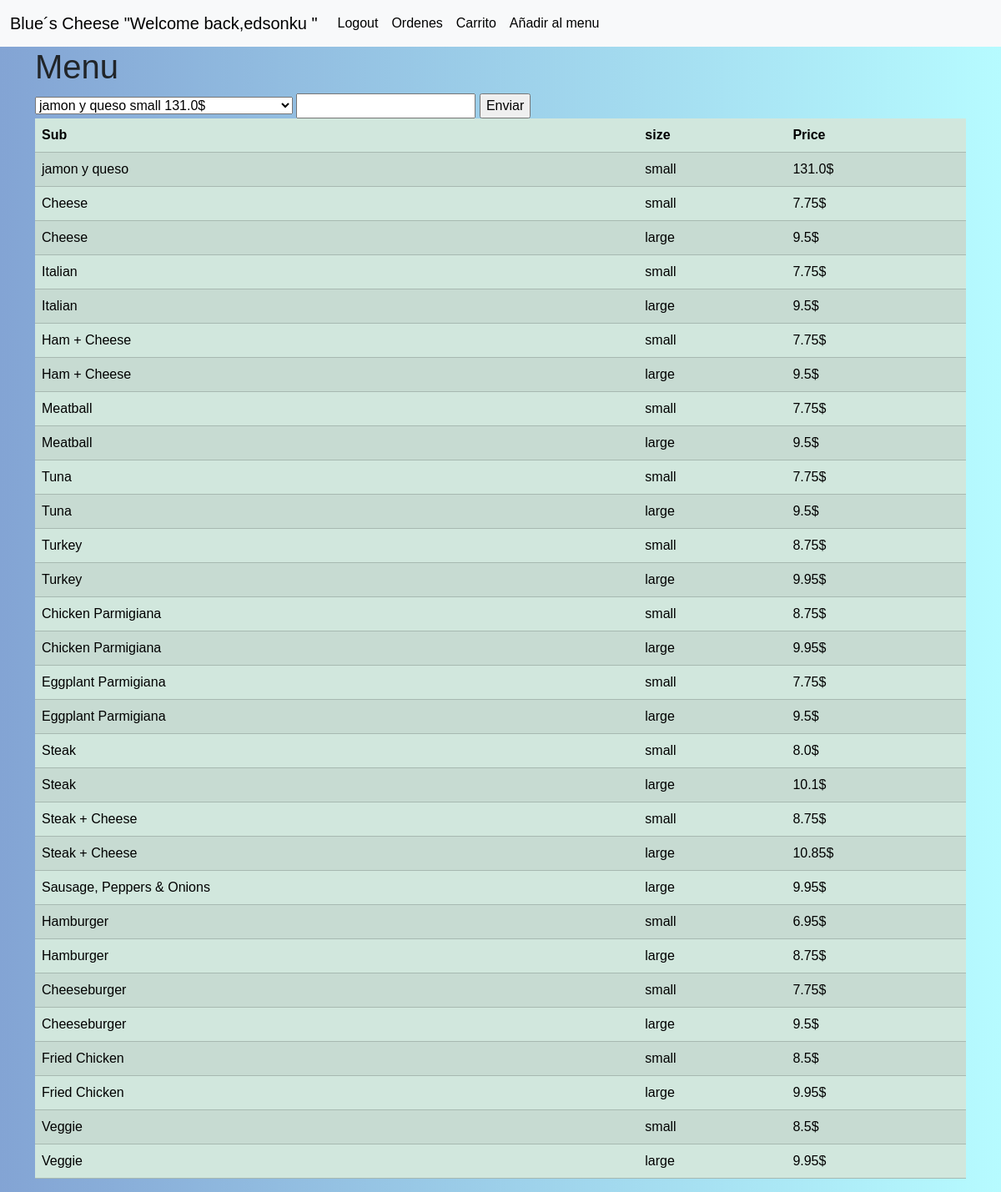
/addsub/ (signed in), run on the app's committed database.
### orders/models.py (models this page shows, shortened)
class Subs(models.Model):
    subs = models.CharField(verbose_name="Tipo de Sub", max_length=50)
    size = models.CharField(verbose_name="Tamañosub", max_length=75)
    price = models.FloatField(verbose_name="Preciosub")
    class Meta:
        verbose_name="Sub"
        verbose_name_plural="Subs"

### orders/views.py (the view)
# urls.py: path("addsub/", views.addsub, name="addsub"),
def addsub(request):
    if request.method=="POST":
        orden=getorder(request.user)
        cantidad=int(request.POST.get("cantidad"))
        id_subs=request.POST.get("sub")
        sub=Subs.objects.get(pk=id_subs)
        price=sub.price
        total_pasta=(price*cantidad)
        orden.total+=total_pasta
        orden.save()
        detallesub_O=Detallesub(orden=orden,sub=sub,cantidad=cantidad,price=sub.price)
        messages.success(request,f"Agregado al carrito")
        detallesub_O.save()
        return redirect("/")
    else:
        context = {
        "sub": Subs.objects.all() # select * from sub
    }
    return render(request, 'orders/addsub.html',context)

### orders/templates/orders/addsub.html (shortened to what this page needs)
{% extends 'base.html' %}
{% block main %}
<h1>Menu</h1>
{% if user.is_authenticated %}
<form method="post" action="{% url 'addsub' %}">
<select name="sub" id="">
    {% for x in sub%}
    <option value="{{x.pk}}">{{x.subs}}  {{x.size}}   {{x.price}}$</option>
    {%endfor%}
</select>
<input type="number" name="cantidad"  min="0">
<input type="submit" value="Enviar">
</form>
<table class="table table-success table-striped">
    <thead>
        <th>Sub</th>
<th>size</th>
        <th>Price</th>
    </thead>
    <tbody>
        {% for x in sub%}
        <tr>
            <td>{{x.subs}}</td>
            <td>{{x.size}}</td>
            <td>{{x.price}}$</td>
        </tr>
        {%endfor%}
    </tbody>
</table>
{% endif %}
{% endblock %}

### templates/base.html (shortened to what this page needs)
{% load bootstrap5 %}
<!DOCTYPE html>
<html lang="en">
<head>
  {% bootstrap_css %}
  {% load static %}
  <link rel="stylesheet" href="{% static 'style.css' %}">
</head>
<body>
  <nav class="navbar navbar-expand-lg navbar-light bg-light " >
    <div class="container-fluid">
      <a class="navbar-brand" href="/">Blue´s Cheese
        {% if user.is_authenticated %}
        "Welcome back,{{ user.username }} "
        {% endif %}</a>
      <div class="collapse navbar-collapse" id="navbarNavAltMarkup">
        <div class="navbar-nav">
          {% if user.is_authenticated %}
          <a class="nav-link active" aria-current="page" href="{% url 'logout' %}">Logout</a>
          <a class="nav-link active" aria-current="page" href="{% url 'ordenes' %}">Ordenes</a>
          <a class="nav-link active" aria-current="page" href="{% url 'car' %}">Carrito</a>
          <a class="nav-link active" aria-current="page" href="{% url 'addmenu' %}">Añadir al menu</a>
          {%else%}
          <a class="nav-link" href="{% url 'login' %}">Login</a>
          <a class="nav-link" href="{% url 'register' %}">Register</a>
          {% endif %}
        </div>
      </div>
    </div>
  </nav>
  <div class="container">
    {% block main %}
    {% endblock main %}
  </div>
</body>
</html>

### static/style.css (style rules this page uses)
* { box-sizing: border-box; }
body { font-family: "Raleway", sans-serif; background-image: linear-gradient(to right, #83a4d4,#b6fbff); }

### data on the page
Subs: subs "jamon y queso", size "small", price "131.0"
Subs: subs "Cheese", size "small", price "7.75"
Subs: subs "Cheese", size "large", price "9.5"
Subs: subs "Italian", size "small", price "7.75"
Subs: subs "Italian", size "large", price "9.5"
Subs: subs "Ham + Cheese", size "small", price "7.75"
Subs: subs "Ham + Cheese", size "large", price "9.5"
Subs: subs "Meatball", size "small", price "7.75"
Subs: subs "Meatball", size "large", price "9.5"
Subs: subs "Tuna", size "small", price "7.75"
Subs: subs "Tuna", size "large", price "9.5"
Subs: subs "Turkey", size "small", price "8.75"
Subs: subs "Turkey", size "large", price "9.95"
Subs: subs "Chicken Parmigiana", size "small", price "8.75"
Subs: subs "Chicken Parmigiana", size "large", price "9.95"
Subs: subs "Eggplant Parmigiana", size "small", price "7.75"
Subs: subs "Eggplant Parmigiana", size "large", price "9.5"
Subs: subs "Steak", size "small", price "8.0"
Subs: subs "Steak", size "large", price "10.1"
Subs: subs "Steak + Cheese", size "small", price "8.75"
Subs: subs "Steak + Cheese", size "large", price "10.85"
Subs: subs "Sausage, Peppers & Onions", size "large", price "9.95"
Subs: subs "Hamburger", size "small", price "6.95"
Subs: subs "Hamburger", size "large", price "8.75"
Subs: subs "Cheeseburger", size "small", price "7.75"
Subs: subs "Cheeseburger", size "large", price "9.5"
Subs: subs "Fried Chicken", size "small", price "8.5"
Subs: subs "Fried Chicken", size "large", price "9.95"
Subs: subs "Veggie", size "small", price "8.5"
Subs: subs "Veggie", size "large", price "9.95"

### other printed values
{{ user.username }} "edsonku"
form field sub "jamon y queso small 131.0$"
